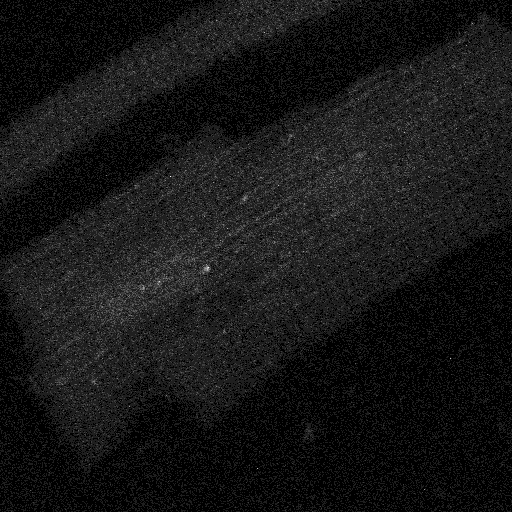
#> input picture s_C001.tif, 512 x 512 px
$ jupyter execute --allow-errors time2peakcmap_custom_colormap.ipynb
#> lines starting #> are read from the running program, lines starting #| are printed output that depends on the picture
[cell 1]
import numpy as np
import matplotlib.pyplot as plt

from skimage import io
from matplotlib.colors import ListedColormap

# Discrete color scheme
color_map = ListedColormap(['black','red', 'orange', 'yellow','lime','cyan'])


def threshold(a, threshmin=None, threshmax=None, newval=0):
    """Implements scipy.stats.threshold deprecated package"""
    a = np.asarray(a).copy()
    mask = np.zeros(a.shape, dtype=bool)
    if threshmin is not None:
        mask |= (a < threshmin)
    if threshmax is not None:
        mask |= (a > threshmax)
    a[mask] = newval
    return a


def time_2_peak_color_map(image_name):
    # reads the 3d image stack into an array
#> called with image_name = 's_C001.tif'
    image = io.imread(image_name)
#> image is the input picture: shape (512, 512) uint16; min 164, max 2154, mean 327.3

    # makes a numpy array
    image_array = np.array(image)

    # Finds the minuma column, returning an array of minimum;
    # Also keeps the 2-dimension; axis=1 => y-axis
    background_array_min = np.amin(image_array, axis=1, keepdims=True)
#> background_array_min = 512 values, max 187 at index 232, min 164 at index 19, mean 178.7

    # Adds one dimension to array_min_y, making it 3-dimensional
    background_array = np.expand_dims(background_array_min, axis=1)
#> background_array has the same summary as background_array_min

    # Subtracts background_array from image_array
    # Returns a numpy array containing values which equal
    # the intensity value minus the lowest intensity value for each image
    bg_subarray = np.subtract(image_array, background_array)

    # Threshold based on fluorescence intensity
    threshold_bg_subarray = threshold(bg_subarray, 120)

    # Preactivation image array
    preactivation_array = np.array(threshold_bg_subarray[0])
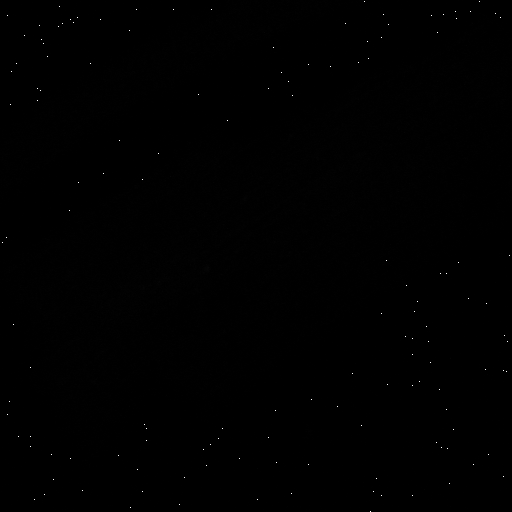
#> preactivation_array: shape (512, 512) uint16; min 0, max 65535, mean 159.4; drawn with min black and max white

    # Normalizes the background subtracted array to the preactivation array
    normalized_preactivation_array = np.array(np.divide(bg_subarray, preactivation_array))

    # Thresholds the normalized array normalized_preactivation_array;
    # each pixel not greater than 1.01 is set to 0
    threshold_normalized_preactivation_array = threshold(normalized_preactivation_array, 1.01)

    # Photo-activation image array
    photo_activation_array = np.array(threshold_normalized_preactivation_array[1])

    # Normalizes the threshold array to the photo-activation image
    normalized_photo_activation_array = np.array(
        np.divide(threshold_normalized_preactivation_array, photo_activation_array)
    )

    colormap = np.argmax(normalized_photo_activation_array, axis=0)
    plt.imshow((colormap - 1) * 10, cmap=color_map)
    plt.colorbar()

    plt.savefig(('tests/'+image_name+'_fig.png'), dpi=300)

#> (the rest of this cell did not finish here and is left out)
